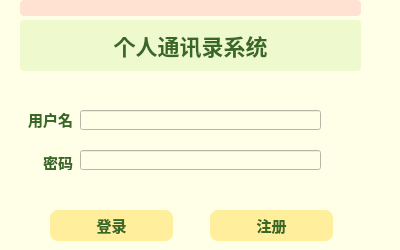
<?xml version="1.0" encoding="UTF-8"?>
<ui version="4.0">
 <class>Page_login</class>
 <widget class="QWidget" name="Page_login">
  <property name="geometry">
   <rect>
    <x>0</x>
    <y>0</y>
    <width>400</width>
    <height>250</height>
   </rect>
  </property>
  <property name="minimumSize">
   <size>
    <width>400</width>
    <height>250</height>
   </size>
  </property>
  <property name="maximumSize">
   <size>
    <width>400</width>
    <height>250</height>
   </size>
  </property>
  <property name="windowTitle">
   <string>登录</string>
  </property>
  <property name="windowIcon">
   <iconset resource="res.qrc">
    <normaloff>:/image/20210217235610_b6ddc (1).jpeg</normaloff>:/image/20210217235610_b6ddc (1).jpeg</iconset>
  </property>
  <property name="toolTip">
   <string>这是登录窗口</string>
  </property>
  <property name="styleSheet">
   <string notr="true">color:rgb(57, 103, 37);
background-color:rgb(255, 255, 232);
font:&quot;黑体&quot;
</string>
  </property>
  <widget class="QLabel" name="label_3">
   <property name="geometry">
    <rect>
     <x>20</x>
     <y>20</y>
     <width>341</width>
     <height>51</height>
    </rect>
   </property>
   <property name="font">
    <font>
     <pointsize>-1</pointsize>
     <italic>false</italic>
     <bold>true</bold>
    </font>
   </property>
   <property name="styleSheet">
    <string notr="true">background-color:rgb(238, 249, 205); 
color: rgb(57, 103, 37);
font:bold 22px ;
border-radius:4px;</string>
   </property>
   <property name="text">
    <string>个人通讯录系统</string>
   </property>
   <property name="alignment">
    <set>Qt::AlignCenter</set>
   </property>
  </widget>
  <widget class="QWidget" name="widget" native="true">
   <property name="geometry">
    <rect>
     <x>40</x>
     <y>160</y>
     <width>340</width>
     <height>82</height>
    </rect>
   </property>
   <property name="styleSheet">
    <string notr="true">QPushButton{
border-radius:8px;}</string>
   </property>
   <widget class="QPushButton" name="btn_logup">
    <property name="geometry">
     <rect>
      <x>170</x>
      <y>50</y>
      <width>123</width>
      <height>31</height>
     </rect>
    </property>
    <property name="font">
     <font>
      <pointsize>11</pointsize>
      <italic>false</italic>
      <bold>true</bold>
     </font>
    </property>
    <property name="styleSheet">
     <string notr="true">color:rgb(57, 103, 37);
font:bold;
background-color:rgb(255, 239, 157)</string>
    </property>
    <property name="text">
     <string>注册</string>
    </property>
   </widget>
   <widget class="QPushButton" name="btn_login">
    <property name="geometry">
     <rect>
      <x>10</x>
      <y>50</y>
      <width>123</width>
      <height>31</height>
     </rect>
    </property>
    <property name="font">
     <font>
      <pointsize>11</pointsize>
      <italic>false</italic>
      <bold>true</bold>
     </font>
    </property>
    <property name="styleSheet">
     <string notr="true">color:rgb(57, 103, 37);
font:bold;
background-color:rgb(255, 239, 157)</string>
    </property>
    <property name="text">
     <string>登录</string>
    </property>
   </widget>
  </widget>
  <widget class="QWidget" name="widget_2" native="true">
   <property name="geometry">
    <rect>
     <x>20</x>
     <y>90</y>
     <width>331</width>
     <height>80</height>
    </rect>
   </property>
   <property name="styleSheet">
    <string notr="true"/>
   </property>
   <widget class="QLineEdit" name="username">
    <property name="geometry">
     <rect>
      <x>60</x>
      <y>20</y>
      <width>241</width>
      <height>20</height>
     </rect>
    </property>
    <property name="styleSheet">
     <string notr="true"/>
    </property>
    <property name="placeholderText">
     <string/>
    </property>
   </widget>
   <widget class="QLineEdit" name="password">
    <property name="geometry">
     <rect>
      <x>60</x>
      <y>60</y>
      <width>241</width>
      <height>20</height>
     </rect>
    </property>
    <property name="styleSheet">
     <string notr="true"/>
    </property>
    <property name="echoMode">
     <enum>QLineEdit::Password</enum>
    </property>
    <property name="placeholderText">
     <string/>
    </property>
   </widget>
   <widget class="QWidget" name="widget_3" native="true">
    <property name="geometry">
     <rect>
      <x>-10</x>
      <y>10</y>
      <width>63</width>
      <height>81</height>
     </rect>
    </property>
    <property name="styleSheet">
     <string notr="true">font:bold;</string>
    </property>
    <layout class="QVBoxLayout" name="verticalLayout">
     <item>
      <widget class="QLabel" name="label">
       <property name="font">
        <font>
         <pointsize>11</pointsize>
         <italic>false</italic>
         <bold>true</bold>
        </font>
       </property>
       <property name="text">
        <string>用户名</string>
       </property>
       <property name="alignment">
        <set>Qt::AlignRight|Qt::AlignTrailing|Qt::AlignVCenter</set>
       </property>
      </widget>
     </item>
     <item>
      <widget class="QLabel" name="label_2">
       <property name="font">
        <font>
         <pointsize>11</pointsize>
         <italic>false</italic>
         <bold>true</bold>
        </font>
       </property>
       <property name="text">
        <string>密码</string>
       </property>
       <property name="scaledContents">
        <bool>false</bool>
       </property>
       <property name="alignment">
        <set>Qt::AlignRight|Qt::AlignTrailing|Qt::AlignVCenter</set>
       </property>
      </widget>
     </item>
    </layout>
   </widget>
  </widget>
  <widget class="QWidget" name="widget_4" native="true">
   <property name="geometry">
    <rect>
     <x>20</x>
     <y>0</y>
     <width>341</width>
     <height>16</height>
    </rect>
   </property>
   <property name="styleSheet">
    <string notr="true">background-color:rgb(255, 226, 209);
border-radius:4px;</string>
   </property>
  </widget>
 </widget>
 <resources>
  <include location="res.qrc"/>
 </resources>
 <connections/>
</ui>
